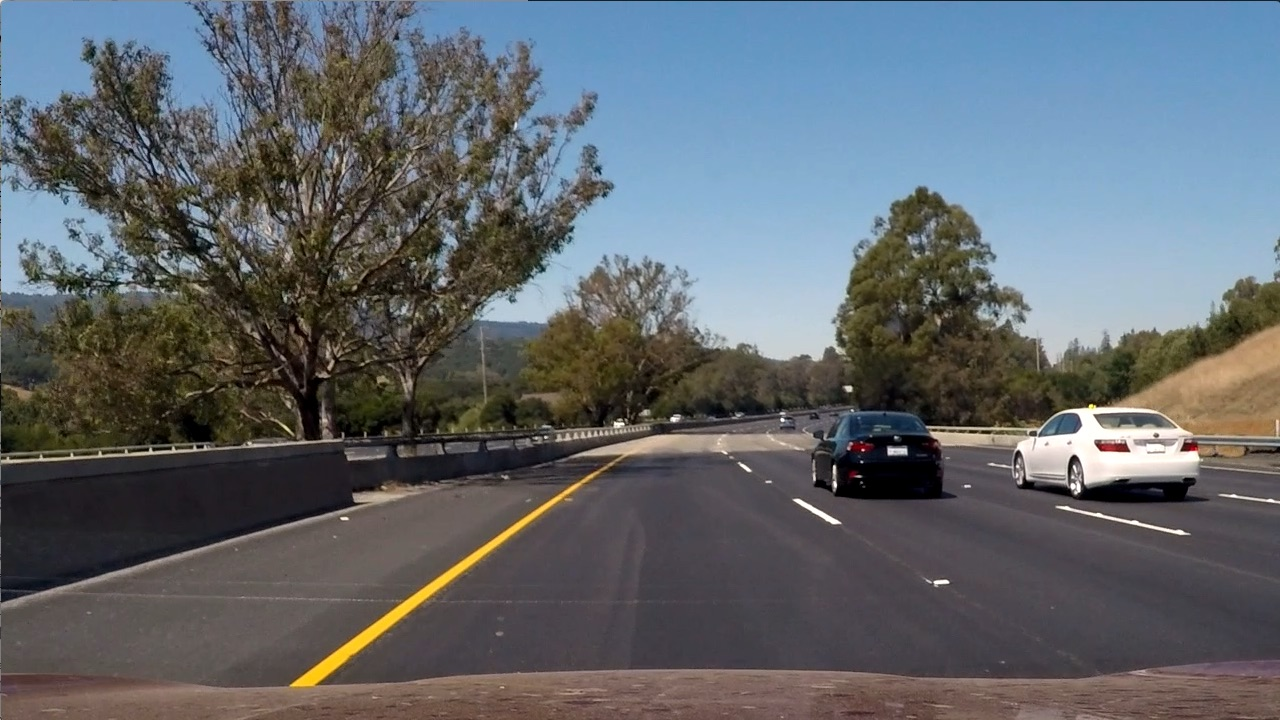
#> input picture P5_svm_hog/Data/test_images/test6.jpg, 1280 x 720 px, found by its file name
$ python imgPreprocess.py
#> lines starting #> are read from the running program, lines starting #| are printed output that depends on the picture; after the words box and inside, x2 and y2 are one past the last pixel; in counts of white or black regions, pixels touching at a corner belong together
import cv2
import os
import numpy as np
import matplotlib.pyplot as plt


out_dir = "../output_images/thresh_out/"
class ImagePreprocess:
    def __init__(self):
        self.a = 0

    def plot_channels(self, base, color_space_imgs, color_space_list):

        plt.close('all')
        fig, ax = plt.subplots(len(color_space_list),3, figsize=(16, 9))
        plt.tight_layout()

        for i, color_space in enumerate(color_space_list):
            img = color_space_imgs[i]
            print("img.shape", img.shape)

            if (color_space=='gray'):
                channel_names = 'gray'
                ax[i][0].imshow(img, cmap='gray')
                ax[i][0].set_title("gray ")
            else:
                num_channels = img.shape[2]
                channel_names = list(color_space)
                for j in range(0, num_channels):
                    channel = img[:,:,j]
                    ax[i][j].imshow(channel, cmap = 'gray')
                    ax[i][j].set_title(color_space+", channel = " + channel_names[j])
        plt.savefig(out_dir + base+"channels.jpg")

    # overlay binary mask on original image
    def plot_channel_thresh(self, base, img_channel_names, img_channel_list, thresh_list):
        fig, ax = plt.subplots(2, len(img_channel_list), figsize=(16, 9))

        for i, channel in enumerate(img_channel_list):
            print("thresh_list[i][1], thresh_list[i][1]", thresh_list[i][0], thresh_list[i][1])
            ret, channel_binary = cv2.threshold(channel, thresh_list[i][0], thresh_list[i][1], cv2.THRESH_BINARY)

            ax[0][i].imshow(channel, cmap='gray')
            ax[0][i].set_title(img_channel_names[i])

            ax[1][i].imshow(channel_binary, cmap='gray')
            ax[1][i].set_title("thresh " +img_channel_names[i])


        plt.savefig(out_dir + base+"thresh.jpg")


    def all_color_spaces(self, input_img_path):
#> called with input_img_path = '../test_images/test6.jpg'
        color_space_list = ['HLS', 'HVS', 'BGR', 'gray']

        base = os.path.basename(input_img_path)
        base = os.path.splitext(base)[0]

        img = cv2.imread(input_img_path)
#> img is the input picture: shape (720, 1280, 3); mean B, G, R 107.9, 102.6, 97
        hls_img = cv2.cvtColor(img, cv2.COLOR_RGB2HLS)
#> hls_img: shape (720, 1280, 3); mean of channels 0, 1, 2 82.4, 102.2, 57.5
        hsv_img = cv2.cvtColor(img, cv2.COLOR_RGB2HSV)
#> hsv_img: shape (720, 1280, 3); mean H, S, V 82.4, 68.6, 118.7
        brg_img = img
        gray_img = cv2.cvtColor(img, cv2.COLOR_RGB2GRAY)
        color_space_imgs = [hls_img, hsv_img, brg_img, gray_img]
        self.plot_channels(base, color_space_imgs, color_space_list)

        bgr_r = brg_img[:,:,2] # opencv is in bgr order
        hsv_s = hsv_img[:,:,1]
        hls_s = hls_img[:,:,2]

        img_channel_names = ["gray", "R in RGB", "S in HSV","S in HLS"]
        img_channel_list = [gray_img, bgr_r, hsv_s, hls_s]
        thresh_list = [(180, 255), (200, 255), (90, 255), (70, 255)]
        self.plot_channel_thresh(base, img_channel_names, img_channel_list, thresh_list)
#> the loop in plot_channel_thresh, `for i, channel in enumerate(img_channel_list):` made 4 passes
#> ret on passes 1 to 4: 180, 200, 90, 70
#| thresh_list[i][1], thresh_list[i][1] 180 255
#| thresh_list[i][1], thresh_list[i][1] 200 255
#| thresh_list[i][1], thresh_list[i][1] 90 255
#| thresh_list[i][1], thresh_list[i][1] 70 255
#> pass 1, in plot_channel_thresh, `ret, channel_binary = cv2.threshold(channel, thresh_list[i][0], thresh..`:
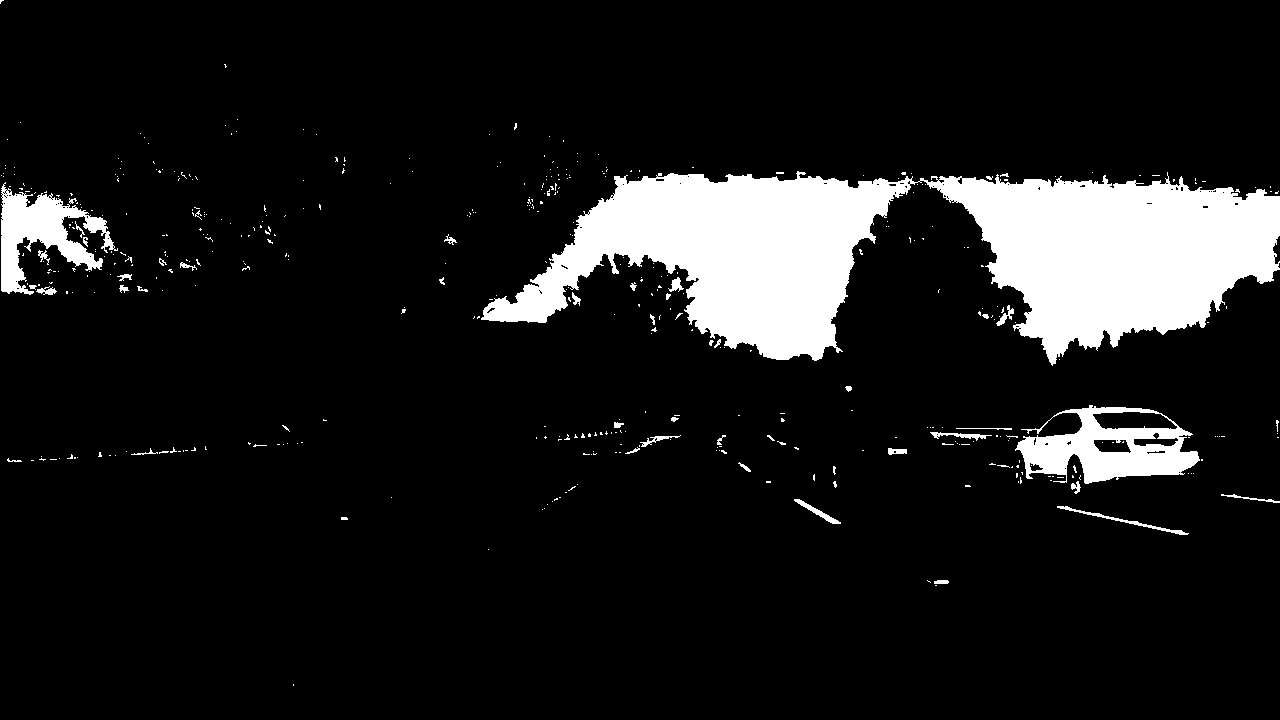
#> channel_binary: shape (720, 1280); 10.7% white; 460 white regions (416 under 20 px), largest, box (x1, y1, x2, y2) and area: (481, 171, 1280, 366) 81369, (1015, 405, 1200, 484) 7423, (1, 182, 118, 295) 5320

def main():
    imgProcessor = ImagePreprocess()
    input_img = '../test_images/test6.jpg'
    imgProcessor.all_color_spaces(input_img)

    input_img = '../test_images/test4.jpg'
    imgProcessor.all_color_spaces(input_img)
#> call 2 of all_color_spaces, with input_img_path = '../test_images/test4.jpg'
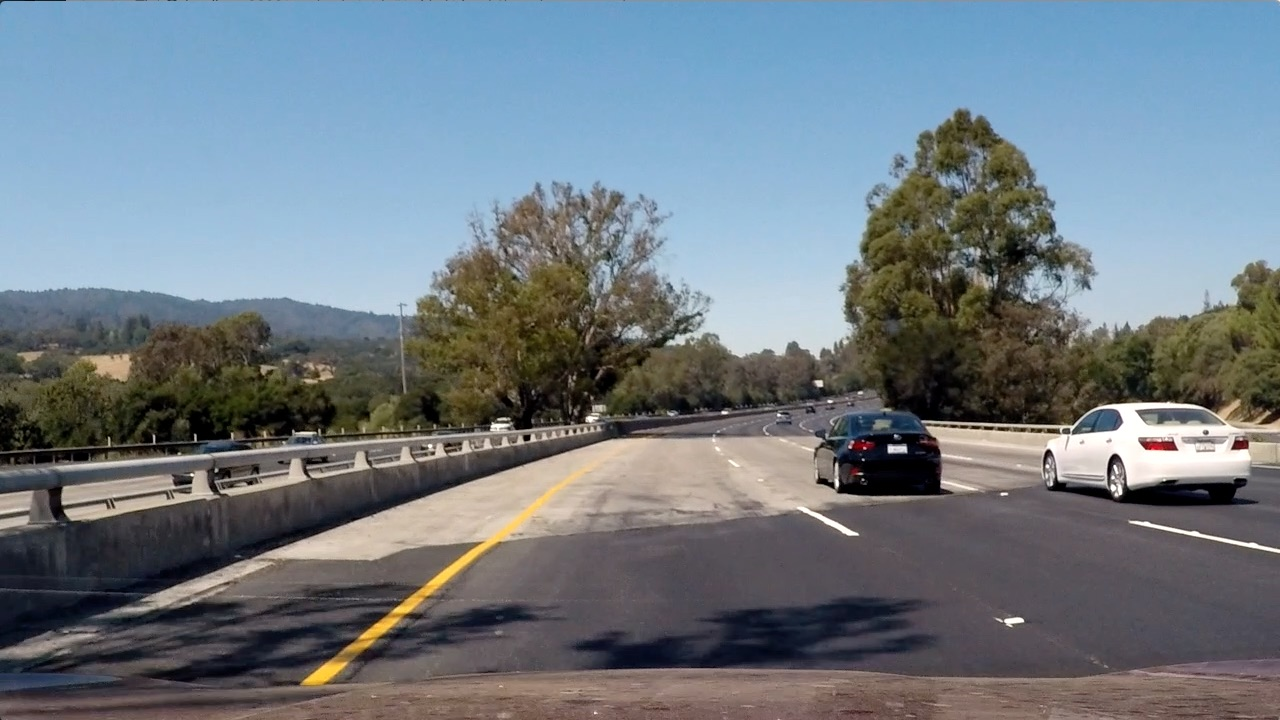
#> input picture P5_svm_hog/Data/test_images/test4.jpg, 1280 x 720 px, found by its file name
#> in all_color_spaces, img is the input picture: shape (720, 1280, 3); mean B, G, R 130.9, 122.7, 112.2
#> in all_color_spaces (call 2), `hls_img = cv2.cvtColor(img, cv2.COLOR_RGB2HLS)`: hls_img: shape (720, 1280, 3); mean of channels 0, 1, 2 69.6, 121.4, 71.8
#> in all_color_spaces (call 2), `hsv_img = cv2.cvtColor(img, cv2.COLOR_RGB2HSV)`: hsv_img: shape (720, 1280, 3); mean H, S, V 69.6, 71.4, 140.7
#> in all_color_spaces (call 2), `hls_s = hls_img[:,:,2]`:
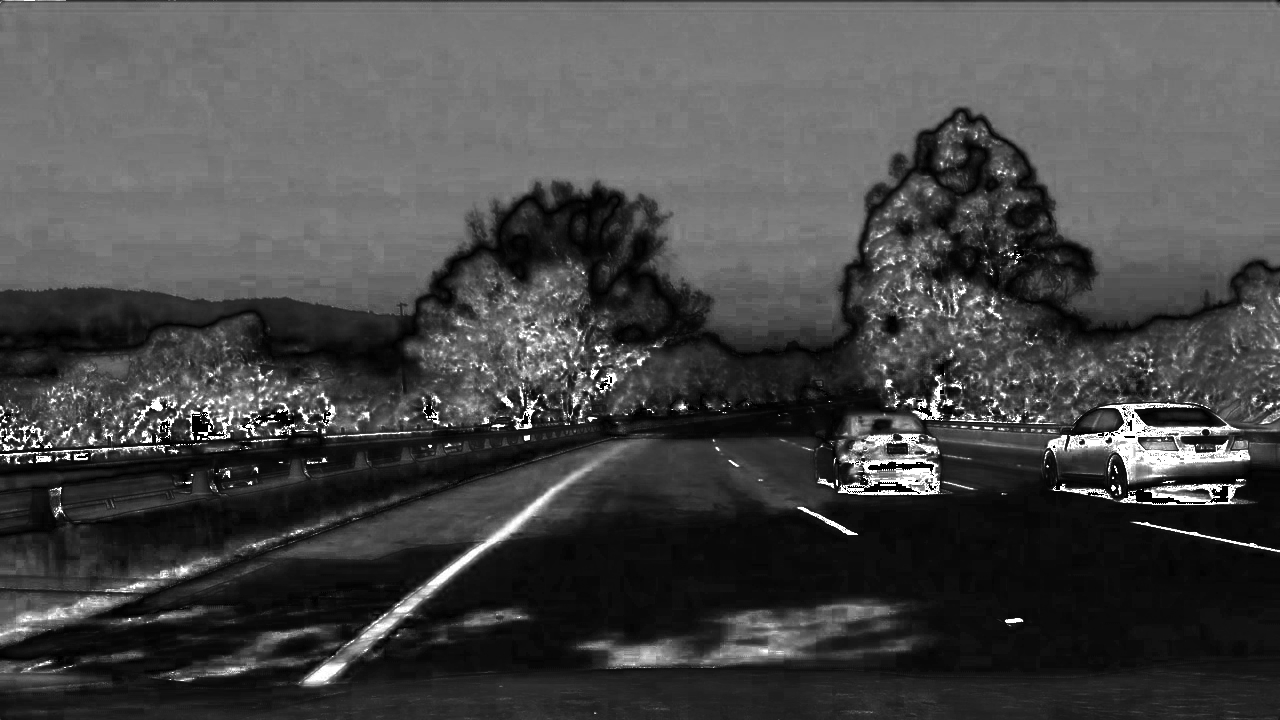
#> hls_s: shape (720, 1280); min 0, max 255, mean 71.8
#> call 2 of plot_channel_thresh, with base = 'test4'
#> the loop in plot_channel_thresh (call 2), `for i, channel in enumerate(img_channel_list):` made 4 passes
#| thresh_list[i][1], thresh_list[i][1] 180 255
#| thresh_list[i][1], thresh_list[i][1] 200 255
#| thresh_list[i][1], thresh_list[i][1] 90 255
#| thresh_list[i][1], thresh_list[i][1] 70 255
#> pass 1, in plot_channel_thresh (call 2), `ret, channel_binary = cv2.threshold(channel, thresh_list[i][0], thresh..`:
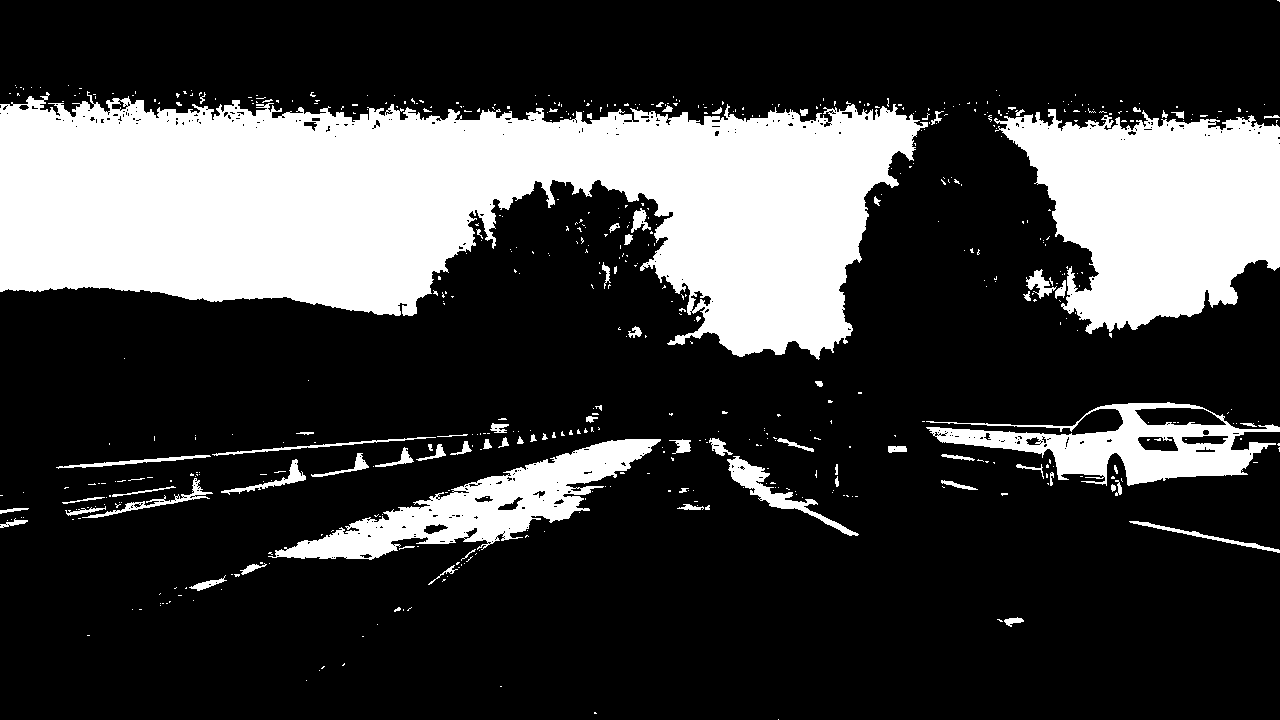
#> channel_binary: shape (720, 1280); 24.8% white; 577 white regions (499 under 20 px), largest, box (x1, y1, x2, y2) and area: (0, 91, 928, 360) 149031, (994, 109, 1280, 334) 41862, (268, 439, 661, 560) 14628
#> in plot_channel_thresh (call 2), `plt.savefig(out_dir + base+"thresh.jpg")`:
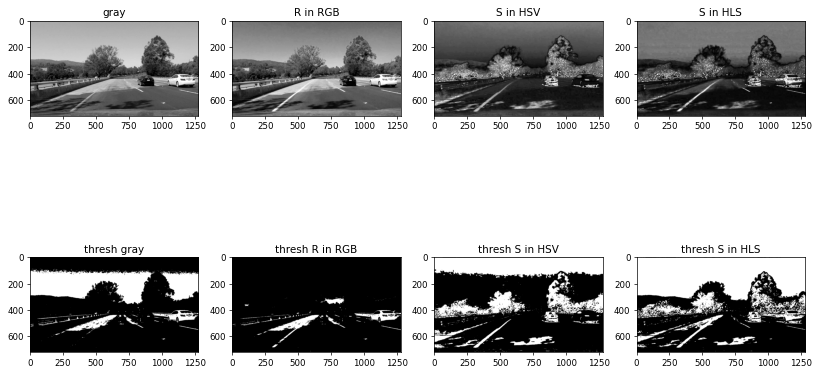
#> figure drawn by matplotlib, 8 panels

if __name__ == "__main__":
    main()
